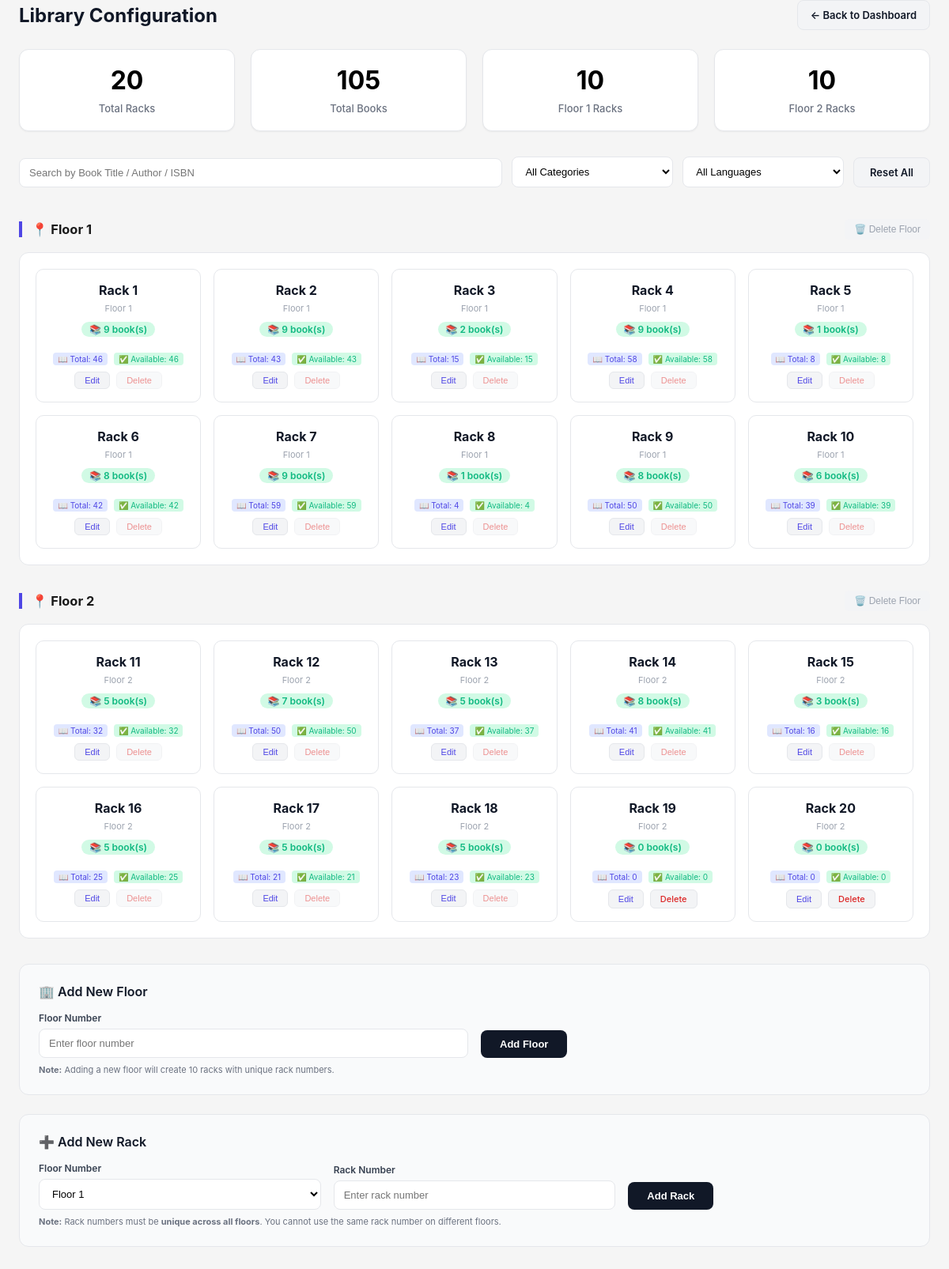
Page /library.php (signed in) on the committed database.
### tables this page shows
CREATE TABLE IF NOT EXISTS floor (
  id          INT AUTO_INCREMENT PRIMARY KEY,
  floor       INT           NOT NULL,
  rack        INT           NOT NULL
);

### library.php (the view, shortened to what this page needs)
<?php
require_once __DIR__ . '/db.php';
$search_term = isset($_GET['search']) ? trim($_GET['search']) : '';
$category_filter = isset($_GET['category_filter']) ? intval($_GET['category_filter']) : '';
$language_filter = isset($_GET['language_filter']) ? intval($_GET['language_filter']) : '';
$loc_stmt = $pdo->query("SELECT id, floor, rack FROM floor ORDER BY floor ASC, rack ASC");
$locations = $loc_stmt->fetchAll(PDO::FETCH_ASSOC);
$all_floors = [];
foreach ($locations as $loc) {
    if (!in_array($loc['floor'], $all_floors)) {
        $all_floors[] = $loc['floor'];
    }
}
$floors = [];
foreach ($locations as $loc) {
    $floors[$loc['floor']][] = $loc;
}
$book_counts = [];
$copies_total = [];
$copies_available_total = [];
$filtered_sql = "SELECT b.floor_id, b.id as book_id, b.title, b.author, b.copies, b.copies_available, b.available, b.cover_image, r.row as row_name
        FROM books b
        LEFT JOIN row r ON b.row_id = r.id
        LEFT JOIN book_categories bc ON bc.id = b.category_id
        LEFT JOIN book_languages bl ON bl.id = b.language_id
        WHERE 1=1";
$filter_params = [];
$filtered_sql .= " ORDER BY b.floor_id, r.id ASC";
$count_stmt = $pdo->prepare($filtered_sql);
$count_stmt->execute($filter_params);
while ($row = $count_stmt->fetch()) {
    $floor_id = $row['floor_id'];
    $book_counts[$floor_id] = ($book_counts[$floor_id] ?? 0) + 1;
    $copies_total[$floor_id] = ($copies_total[$floor_id] ?? 0) + $row['copies'];
    $copies_available_total[$floor_id] = ($copies_available_total[$floor_id] ?? 0) + $row['copies_available'];
}
$all_book_counts = [];
$all_count_stmt = $pdo->query("
    SELECT b.floor_id, b.id as book_id, b.copies, b.copies_available
    FROM books b
    ORDER BY b.floor_id
");
while ($row = $all_count_stmt->fetch()) {
    $floor_id = $row['floor_id'];
    $all_book_counts[$floor_id] = ($all_book_counts[$floor_id] ?? 0) + 1;
}
$total_locations = count($locations);
$total_books_in_locations = array_sum($book_counts);
$floor_counts = [];
foreach ($all_floors as $floor) {
    $floor_counts[$floor] = isset($floors[$floor]) ? count($floors[$floor]) : 0;
}
?>
<!DOCTYPE html>
<html>
<head>
    <link rel="stylesheet" href="style.css">
</head>
<body>
    <div class="main-content">
        <div style="display: flex; justify-content: space-between; align-items: center; margin-bottom: 24px;">
            <h2 style="font-size: 24px; font-weight: 700; color: #111827;">Library Configuration</h2>
            <div style="display: flex; gap: 12px;">
                <a href="librarians_main.php" class="btn btn-secondary">← Back to Dashboard</a>
            </div>
        </div>
        <div class="location-stats">
            <div class="stat-card-simple">
                <div class="stat-number"><?php echo $total_locations; ?></div>
                <div class="stat-label">Total Racks</div>
            </div>
            <div class="stat-card-simple">
                <div class="stat-number"><?php echo $total_books_in_locations; ?></div>
                <div class="stat-label">Total Books</div>
            </div>
            <?php foreach ($all_floors as $floor): ?>
            <div class="stat-card-simple">
                <div class="stat-number"><?php echo $floor_counts[$floor]; ?></div>
                <div class="stat-label">Floor <?php echo $floor; ?> Racks</div>
            </div>
            <?php endforeach; ?>
        </div>
        <div style="margin-bottom: 24px;">
            <form method="get" action="library.php" id="searchForm" style="margin-bottom: 16px;">
                <div style="display: flex; gap: 12px; align-items: flex-end; flex-wrap: wrap;">
                    <div class="search-container" style="flex: 3; position: relative;">
                        <input type="text"
                            name="search"
                            id="searchInput"
                            placeholder="Search by Book Title / Author / ISBN"
                            value="<?php echo isset($_GET['search']) ? htmlspecialchars($_GET['search']) : ''; ?>"
                            autocomplete="off"
                            style="width: 100%; padding: 10px 12px; border: 1px solid #e5e7eb; border-radius: 8px; font-size: 13px; padding-right: 35px;">
                    </div>
                    <div class="filter-group" style="flex: 1;">
                        <select name="category_filter" id="categoryFilter" style="width: 100%; padding: 10px 12px; border: 1px solid #e5e7eb; border-radius: 8px; font-size: 13px; background: white; cursor: pointer;">
                            <option value="">All Categories</option>
                        </select>
                    </div>
                    <div class="filter-group" style="flex: 1;">
                        <select name="language_filter" id="languageFilter" style="width: 100%; padding: 10px 12px; border: 1px solid #e5e7eb; border-radius: 8px; font-size: 13px; background: white; cursor: pointer;">
                            <option value="">All Languages</option>
                        </select>
                    </div>
                    <div>
                        <a href="library.php" class="btn btn-secondary" style="padding: 10px 20px; text-decoration: none; display: inline-block;">Reset All</a>
                    </div>
                </div>
            </form>
        </div>
        <?php foreach ($all_floors as $floor_num): ?>
        <?php if (isset($floors[$floor_num]) && count($floors[$floor_num]) > 0):
            $floor_has_matching_books = false;
            foreach ($floors[$floor_num] as $loc) {
                $book_count_this = isset($book_counts[$loc['id']]) ? $book_counts[$loc['id']] : 0;
                if ($book_count_this > 0) {
                    $floor_has_matching_books = true;
                    break;
                }
            }
            $has_filters = ($search_term !== '' || $category_filter !== '' || $language_filter !== '');
            if (!$has_filters || ($has_filters && $floor_has_matching_books)):
        ?>
        <div class="floor-section">
            <div class="floor-header-with-delete">
                <h3 class="floor-title">📍 Floor <?php echo $floor_num; ?></h3>
                <?php if ($_SESSION['user_type_id'] == 1): ?>
                    <?php
                    $floor_has_any_books = false;
                    foreach ($floors[$floor_num] as $loc) {
                        $book_count_all = isset($all_book_counts[$loc['id']]) ? $all_book_counts[$loc['id']] : 0;
                        if ($book_count_all > 0) {
                            $floor_has_any_books = true;
                            break;
                        }
                    }
                    ?>
                    <?php if (!$floor_has_any_books): ?>
                        <a href="library.php?delete_floor=<?php echo $floor_num; ?>"
                        class="btn-delete-floor"
                        onclick="return confirm('Are you sure you want to delete Floor <?php echo $floor_num; ?> and all its racks? This action cannot be undone.');">
                            🗑️ Delete Floor
                        </a>
                    <?php else: ?>
                        <button class="btn-delete-floor" disabled title="Cannot delete: Some racks have books">
                            🗑️ Delete Floor
                        </button>
                    <?php endif; ?>
                <?php endif; ?>
            </div>
            <div class="location-container">
                <div class="racks-grid">
                    <?php foreach ($floors[$floor_num] as $loc):
                        $book_count_this = isset($book_counts[$loc['id']]) ? $book_counts[$loc['id']] : 0;
                        $total_copies_this = isset($copies_total[$loc['id']]) ? $copies_total[$loc['id']] : 0;
                        $available_copies_this = isset($copies_available_total[$loc['id']]) ? $copies_available_total[$loc['id']] : 0;
                        $has_filters = ($search_term !== '' || $category_filter !== '' || $language_filter !== '');
                        if (!$has_filters || ($has_filters && $book_count_this > 0)):
                    ?>
                        <div class="rack-card" onclick="showBooksInRackModal(<?php echo $loc['id']; ?>, <?php echo $loc['floor']; ?>, <?php echo $loc['rack']; ?>)">
                            <div class="rack-number">Rack <?php echo $loc['rack']; ?></div>
                            <div class="rack-location">Floor <?php echo $loc['floor']; ?></div>
                            <div class="book-count">📚 <?php echo $book_count_this; ?> book(s)</div>
                            <div class="copies-info">
                                <span class="total-copies">📖 Total: <?php echo $total_copies_this; ?></span>
                                <span class="available-copies">✅ Available: <?php echo $available_copies_this; ?></span>
                            </div>
                            <div class="rack-actions">
                                <?php if ($_SESSION['user_type_id'] == 1): ?>
                                    <button class="btn-edit-rack" onclick="event.stopPropagation(); openEditModal(<?php echo $loc['id']; ?>, <?php echo $loc['floor']; ?>, <?php echo $loc['rack']; ?>)">Edit</button>
                                    <?php
                                    $rack_has_any_books = false;
                                    foreach ($all_book_counts as $rack_id => $count) {
                                        if ($rack_id == $loc['id'] && $count > 0) {
                                            $rack_has_any_books = true;
                                            break;
                                        }
                                    }
                                    ?>
                                    <?php if (!$rack_has_any_books): ?>
                                        <a href="library.php?delete_id=<?php echo $loc['id']; ?>" class="btn-delete-rack" onclick="event.stopPropagation(); return confirm('Are you sure you want to delete Rack <?php echo $loc['rack']; ?>? This action cannot be undone.');">Delete</a>
                                    <?php else: ?>
                                        <button class="btn-delete-rack" disabled style="opacity: 0.5; cursor: not-allowed;" title="Cannot delete: <?php echo $book_count_this; ?> book(s) use this location">Delete</button>
                                    <?php endif; ?>
                                <?php endif; ?>
                            </div>
                        </div>
                    <?php endif; endforeach; ?>
                </div>
            </div>
        </div>
        <?php endif; endif; ?>
        <?php endforeach; ?>
        <?php if ($_SESSION['user_type_id'] == 1): ?>
            <div class="add-location-form">
                <h4>🏢 Add New Floor</h4>
                <form method="POST" onsubmit="return confirm('Adding a new floor will create 10 new racks. Continue?');">
                    <div class="form-row-inline">
                        <div class="form-group-inline">
                            <label>Floor Number</label>
                            <input type="number" name="new_floor" min="1" max="10" required placeholder="Enter floor number">
                        </div>
                        <div class="form-group-inline">
                            <button type="submit" class="btn btn-primary" style="width: auto; padding: 10px 24px;">Add Floor</button>
                        </div>
                    </div>
                    <p style="font-size: 11px; color: #6b7280; margin-top: 8px;">
                        <strong>Note:</strong> Adding a new floor will create 10 racks with unique rack numbers.
                    </p>
                </form>
            </div>
            <div class="add-location-form">
                <h4>➕ Add New Rack</h4>
                <form method="POST">
                    <div class="form-row-inline">
                        <div class="form-group-inline">
                            <label>Floor Number</label>
                            <select name="floor" required>
                                <?php foreach ($all_floors as $floor_num): ?>
                                    <option value="<?php echo $floor_num; ?>">Floor <?php echo $floor_num; ?></option>
                                <?php endforeach; ?>
                            </select>
                        </div>
                        <div class="form-group-inline">
                            <label>Rack Number</label>
                            <input type="number" name="rack" min="1" max="999" required placeholder="Enter rack number">
                        </div>
                        <div class="form-group-inline">
                            <button type="submit" class="btn btn-primary" style="width: auto; padding: 10px 24px;">Add Rack</button>
                        </div>
                    </div>
                    <p style="font-size: 11px; color: #6b7280; margin-top: 8px;">
                        <strong>Note:</strong> Rack numbers must be <strong>unique across all floors</strong>. You cannot use the same rack number on different floors.
                    </p>
                </form>
            </div>
        <?php endif; ?>
    </div>
</body>
</html>

### rows in the picture
floor: rack "1", floor "1", id "9", id "46"
floor: rack "2", floor "1", id "9", id "43"
floor: rack "3", floor "1", id "2", id "15"
floor: rack "4", floor "1", id "9", id "58"
floor: rack "5", floor "1", id "1", id "8"
floor: rack "6", floor "1", id "8", id "42"
floor: rack "7", floor "1", id "9", id "59"
floor: rack "8", floor "1", id "1", id "4"
floor: rack "9", floor "1", id "8", id "50"
floor: rack "10", floor "1", id "6", id "39"
floor: rack "11", floor "2", id "5", id "32"
floor: rack "12", floor "2", id "7", id "50"
floor: rack "13", floor "2", id "5", id "37"
floor: rack "14", floor "2", id "8", id "41"
floor: rack "15", floor "2", id "3", id "16"
floor: rack "16", floor "2", id "5", id "25"
floor: rack "17", floor "2", id "5", id "21"
floor: rack "18", floor "2", id "5", id "23"
floor: rack "19", floor "2", id "0"
floor: rack "20", floor "2", id "0"

### other values in the picture
$total_locations "20"
$total_books_in_locations "105"
$floor_counts[$floor] "10"
$floor "1"
$floor "2"
$floor_num "1"
$floor_num "2"
